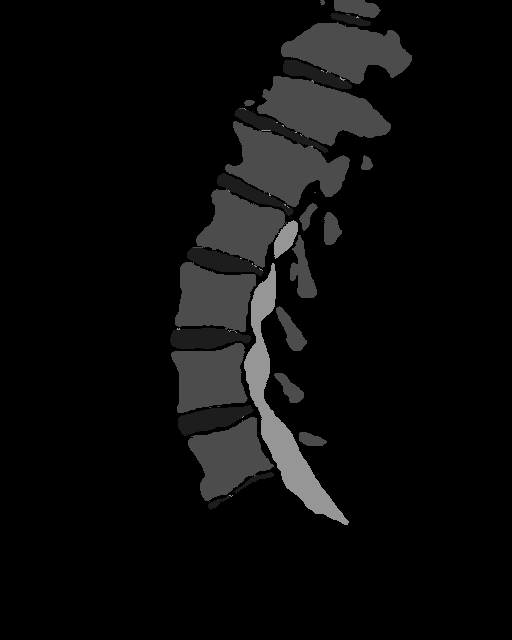
#> input picture Sample Data/Masks/11_t2_SPACE_slice51.png, 512 x 640 px, found by its file name; its folder holds 4 pictures in this run
$ python 'class weight.py'
#> lines starting #> are read from the running program, lines starting #| are printed output that depends on the picture; long printed decimals are rounded
from sklearn.utils.class_weight import compute_class_weight
import cv2
import numpy as np

# Load the label mask
label_mask_path = 'M:/499/Dataset/Processed/Processed/L/L/t2/masks/1_t2/1_t2_slice28.png'
label_mask = cv2.imread(label_mask_path, cv2.IMREAD_GRAYSCALE)

# Get the unique classes present in the label mask
unique_classes = np.unique(label_mask)

# Map the unique classes to the desired class names
class_mapping = {class_label: class_name for class_name, class_label in enumerate(unique_classes)}
#> class_mapping = 1 item

# Map the label mask using the class mapping
mapped_label_mask = np.vectorize(class_mapping.get)(label_mask)
#> mapped_label_mask = 0

# Compute class weights
classes = np.unique(mapped_label_mask)
#> classes = [0]
class_weights = compute_class_weight(class_weight='balanced', classes=classes, y=mapped_label_mask.flatten())
#> class_weights = [1]

# Convert class weights to a dictionary
class_weights_dict = {class_name: weight for class_name, weight in zip(classes, class_weights)}
#> class_weights_dict = {0: 1}
print("Class weights dictionary:", class_weights_dict)
#| Class weights dictionary: {0: 1.0}


from sklearn.utils.class_weight import compute_class_weight
import cv2
import numpy as np
import os

# Function to calculate class weights for a single image
def calculate_class_weights(image_path):
    # Load the label mask
    label_mask = cv2.imread(image_path, cv2.IMREAD_GRAYSCALE)
#> label_mask is the input picture: shape (640, 512); min 0, max 150, mean 11.6

    # Get the unique classes present in the label mask
    unique_classes = np.unique(label_mask)
#> unique_classes = [0, 29, 76, 150]

    # Map the unique classes to the desired class names
    class_mapping = {class_label: class_name for class_name, class_label in enumerate(unique_classes)}
#> class_mapping = {0: 0, 29: 1, 76: 2, 150: 3}

    # Map the label mask using the class mapping
    mapped_label_mask = np.vectorize(class_mapping.get)(label_mask)
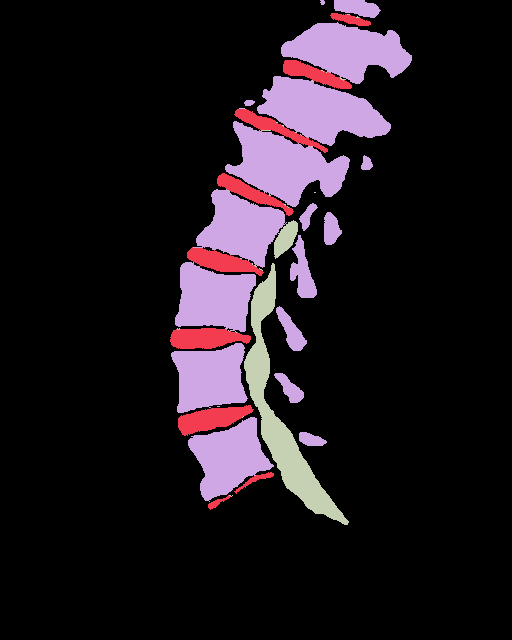
#> mapped_label_mask: shape (640, 512) int64; 4 distinct labels, from 0 to 3; one colour per label, 0 black

    # Compute class weights
    classes = np.unique(mapped_label_mask)
#> classes = [0, 1, 2, 3]
    class_weights = compute_class_weight(class_weight='balanced', classes=classes, y=mapped_label_mask.flatten())
#> class_weights = [0.293, 12.09, 2.33, 13.37]

    # Convert class weights to a dictionary
    class_weights_dict = {class_name: weight for class_name, weight in zip(classes, class_weights)}
#> class_weights_dict = {0: 0.293, 1: 12.09, 2: 2.33, 3: 13.37}
    return class_weights_dict

# Folder containing images
folder_path = 'M:/499/Dataset/Processed/Processed/masks'

# List all files in the folder
image_files = os.listdir(folder_path)

# Calculate class weights for each image
for image_file in image_files:
    # Check if the file is an image (you may need to adjust this condition based on your file naming convention)
    if image_file.endswith('.png') or image_file.endswith('.jpg'):
        image_path = os.path.join(folder_path, image_file)
        class_weights = calculate_class_weights(image_path)
#> class_weights = {0: 0.293, 1: 12.09, 2: 2.33, 3: 13.37}
        print("Class weights for", image_file, ":", class_weights)
#| Class weights for 11_t2_SPACE_slice51.png : {0: 0.293, 1: 12.086, 2: 2.331, 3: 13.373}
#> pass 2 of the loop `for image_file in image_files:`:
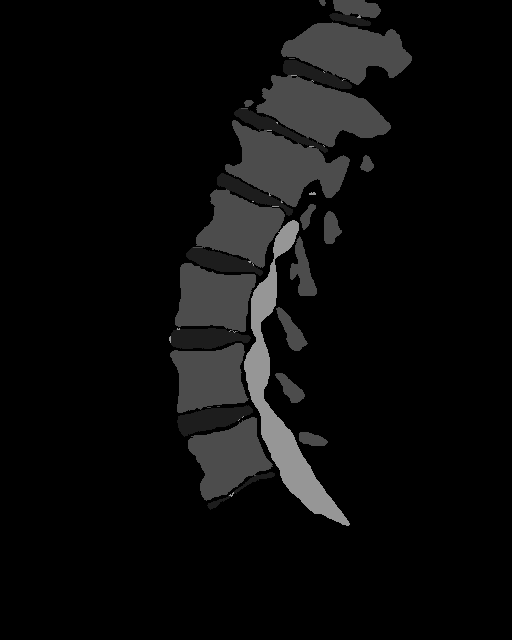
#> input picture Sample Data/Masks/11_t2_SPACE_slice52.png, 512 x 640 px, found by its file name
#> in calculate_class_weights, label_mask is the input picture: shape (640, 512); min 0, max 150, mean 11.8
#> in calculate_class_weights (call 2), `mapped_label_mask = np.vectorize(class_mapping.get)(label_mask)`:
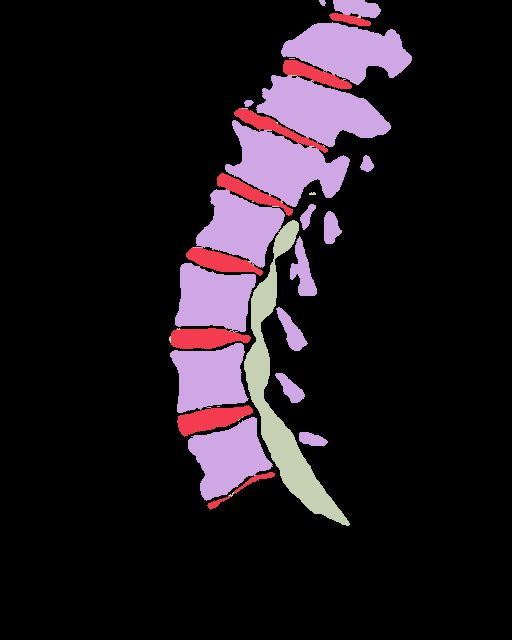
#> mapped_label_mask: shape (640, 512) int64; 4 distinct labels, from 0 to 3; one colour per label, 0 black
#> in calculate_class_weights (call 2), `class_weights = compute_class_weight(class_weight='balanced', classes=..`: class_weights = [0.294, 12.19, 2.32, 12.59]
#> in calculate_class_weights (call 2), `class_weights_dict = {class_name: weight for class_name, weight in zip..`: class_weights_dict = {0: 0.294, 1: 12.19, 2: 2.32, 3: 12.59}
#| Class weights for 11_t2_SPACE_slice52.png : {0: 0.2935, 1: 12.185, 2: 2.317, 3: 12.590}
#> pass 3 of the loop `for image_file in image_files:`:
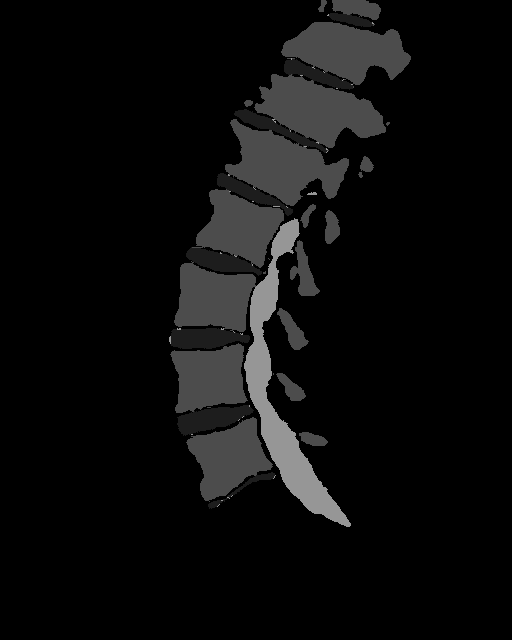
#> input picture Sample Data/Masks/11_t2_SPACE_slice53.png, 512 x 640 px, found by its file name
#> in calculate_class_weights, label_mask is the input picture: shape (640, 512); min 0, max 150, mean 12.1
#> in calculate_class_weights (call 3), `mapped_label_mask = np.vectorize(class_mapping.get)(label_mask)`:
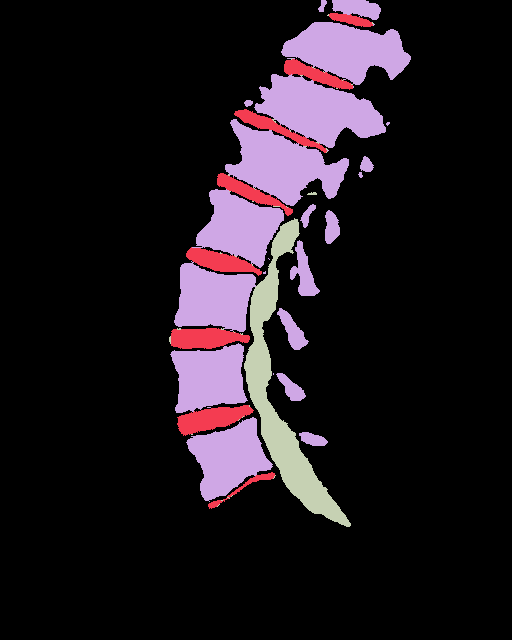
#> mapped_label_mask: shape (640, 512) int64; 4 distinct labels, from 0 to 3; one colour per label, 0 black
#> in calculate_class_weights (call 3), `class_weights = compute_class_weight(class_weight='balanced', classes=..`: class_weights = [0.294, 12.16, 2.32, 11.38]
#> in calculate_class_weights (call 3), `class_weights_dict = {class_name: weight for class_name, weight in zip..`: class_weights_dict = {0: 0.294, 1: 12.16, 2: 2.32, 3: 11.38}
#| Class weights for 11_t2_SPACE_slice53.png : {0: 0.2943, 1: 12.160, 2: 2.316, 3: 11.383}
#> the loop made 4 passes; the first 3 are shown
